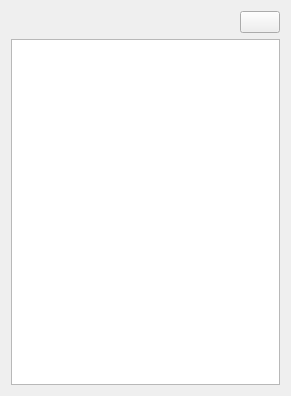
<?xml version="1.0" encoding="UTF-8"?>
<ui version="4.0">
 <class>Widget</class>
 <widget class="QWidget" name="Widget">
  <property name="geometry">
   <rect>
    <x>0</x>
    <y>0</y>
    <width>291</width>
    <height>396</height>
   </rect>
  </property>
  <property name="windowTitle">
   <string>Widget</string>
  </property>
  <layout class="QGridLayout" name="gridLayout_2">
   <item row="0" column="0">
    <layout class="QGridLayout" name="gridLayout">
     <item row="0" column="0">
      <layout class="QHBoxLayout" name="horizontalLayout">
       <item>
        <spacer name="horizontalSpacer">
         <property name="orientation">
          <enum>Qt::Horizontal</enum>
         </property>
         <property name="sizeHint" stdset="0">
          <size>
           <width>40</width>
           <height>20</height>
          </size>
         </property>
        </spacer>
       </item>
       <item>
        <widget class="QPushButton" name="close_btn">
         <property name="text">
          <string/>
         </property>
         <property name="icon">
          <iconset resource="res.qrc">
           <normaloff>:/images/close.png</normaloff>:/images/close.png</iconset>
         </property>
        </widget>
       </item>
      </layout>
     </item>
     <item row="1" column="0">
      <widget class="QListWidget" name="listWidget"/>
     </item>
    </layout>
   </item>
  </layout>
 </widget>
 <resources>
  <include location="res.qrc"/>
 </resources>
 <connections/>
</ui>
